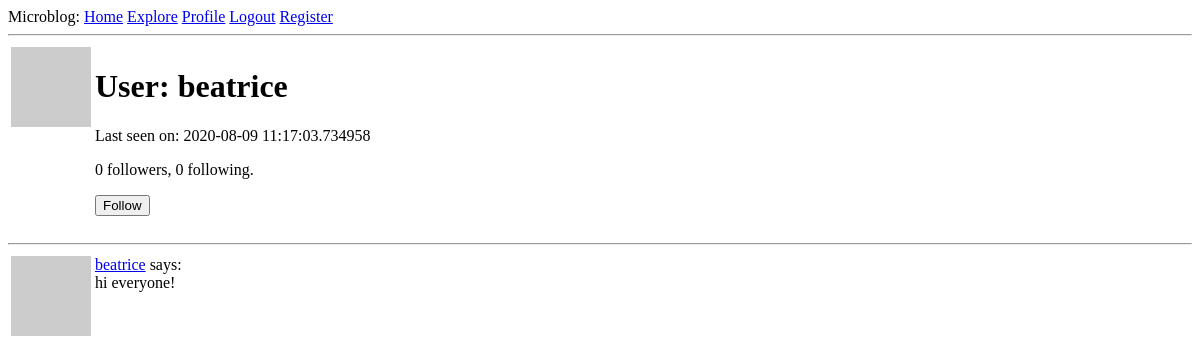
The app's page /user/beatrice (signed in), older data.
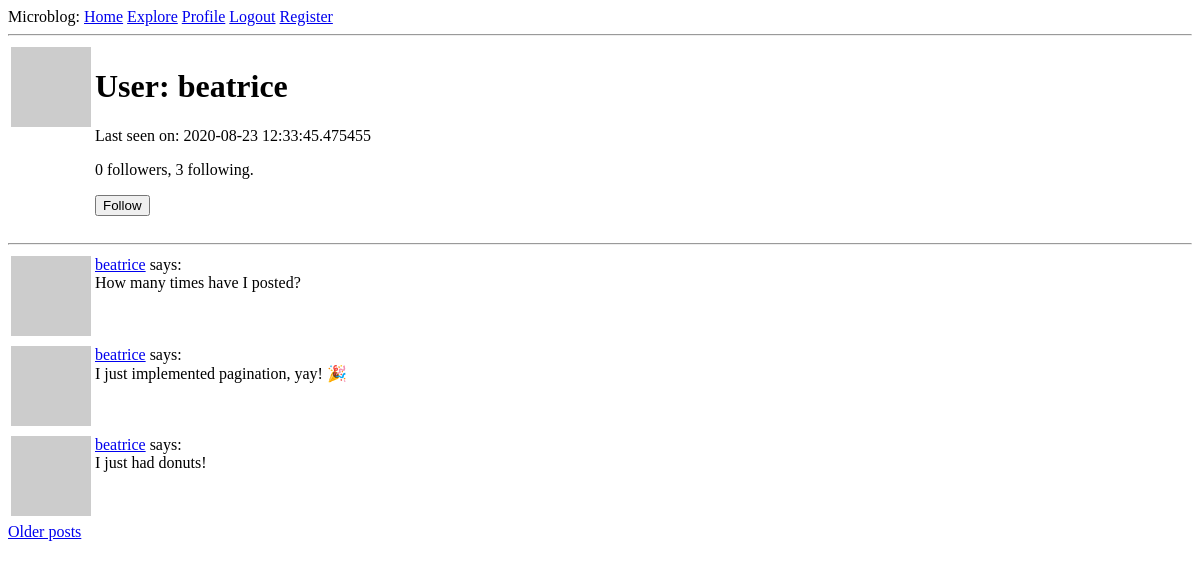
The same page, newer data.
### app/models.py (models this page shows, shortened)
class User(UserMixin, db.Model):
    id = db.Column(db.Integer, primary_key=True)
    username = db.Column(db.String(64), index=True, unique=True)
    email = db.Column(db.String(120), index=True, unique=True)
    password_hash = db.Column(db.String(128))
    posts = db.relationship('Post', backref='author', lazy='dynamic')
    about_me = db.Column(db.String(140))
    last_seen = db.Column(db.DateTime, default=datetime.utcnow)
    followed = db.relationship(
        'User', secondary=followers,
        primaryjoin=(followers.c.follower_id == id),
        secondaryjoin=(followers.c.followed_id == id),
        backref=db.backref('followers', lazy='dynamic'), lazy='dynamic')
    def avatar(self, size):
        digest = md5(self.email.lower().encode('utf-8')).hexdigest()
        return 'https://www.gravatar.com/avatar/{}?d=identicon&s={}'.format(
            digest, size)
    def is_following(self, user):
          return self.followed.filter(
						followers.c.followed_id == user.id).count() > 0

class Post(db.Model):
    id = db.Column(db.Integer, primary_key=True)
    body = db.Column(db.String(140))
    timestamp = db.Column(db.DateTime, index=True, default=datetime.utcnow)
    user_id = db.Column(db.Integer, db.ForeignKey('user.id'))

### app/routes.py (the view)
@app.route('/user/<username>')
@login_required
def user(username):
    user = User.query.filter_by(username=username).first_or_404()
    page = request.args.get('page', 1, type=int)
    posts = user.posts.order_by(Post.timestamp.desc()).paginate(page, app.config['POSTS_PER_PAGE'], False)
    next_url = url_for('user', username=user.username, page=posts.next_num) if posts.has_next else None
    prev_url = url_for('user', username=user.username, page=posts.prev_num) if posts.has_prev else None
    form = EmptyForm()
    return render_template('user.html', user=user, posts=posts.items, next_url=next_url, prev_url=prev_url, form=form)

### app/forms.py
class EmptyForm(FlaskForm):
    submit = SubmitField('Submit')

### app/models.py (called while the page is built)
@login.user_loader
def load_user(id):
    return User.query.get(int(id))

### app/routes.py (called while the page is built)
@app.before_request
def before_request():
    if current_user.is_authenticated:
        current_user.last_seen = datetime.utcnow()
        db.session.commit()

### app/templates/user.html (shortened to what this page needs)
{% extends "base.html" %} {% block content %}
<table>
  <tr valign="top">
    <td><img src="{{ user.avatar(128) }}" /></td>
    <td>
      <h1>User: {{ user.username }}</h1>
        {% if user.last_seen %}<p>Last seen on: {{ user.last_seen }}</p>{% endif %}
        <p>{{ user.followers.count() }} followers, {{ user.followed.count() }} following.</p>
        {% if user == current_user %}
        <p><a href="{{ url_for('edit_profile') }}">Edit your profile</a></p>
        {% elif not current_user.is_following(user) %}
        <p>
            <form action="{{ url_for('follow', username=user.username) }}" method="post">
                {{ form.submit(value='Follow') }}
            </form>
        </p>
        {% endif %}
    </td>
  </tr>
</table>
<hr />
{% for post in posts %} {% include '_post.html' %} {% endfor %}
{% if next_url %}
<a href="{{ next_url }}">Older posts</a>
{% endif %}
{% endblock %}

### app/templates/base.html (shortened to what this page needs)
<!DOCTYPE html>
<html class="no-js">
  <head>
    <link rel="stylesheet" href="" />
  </head>
  <body>
    <div>
      Microblog:
      <a href="{{ url_for('index') }}">Home</a>
      <a href="{{ url_for('explore') }}">Explore</a>
      {% if current_user.is_anonymous %}
      <a href="{{ url_for('login') }}">Login</a>
      {% else %}
      <a href="{{ url_for('user', username=current_user.username) }}"
        >Profile</a
      >
      <a href="{{ url_for('logout') }}">Logout</a>
      {% endif %}
      <a href="{{ url_for('register') }}">Register</a>
    </div>
    <hr />
     {% block content %}{% endblock %}
  </body>
</html>

### app/templates/_post.html
<table>
  <tr valign="top">
    <td><img src="{{ post.author.avatar(36) }}" /></td>
    <td>
      <a href="{{ url_for('user', username=post.author.username) }}"
        >{{ post.author.username }}</a
      >
      says: <br />{{ post.body }}
    </td>
  </tr>
</table>

Row changes from the older to the newer data that the page shows:
no longer on this page (row unchanged): Post: author.username "beatrice", body "hi everyone!"
changed User "beatrice": last_seen "2020-08-09 11:17:03.734958" → "2020-08-23 12:33:45.475455"
added Post: author.username "beatrice", body "How many times have I posted?"
added Post: author.username "beatrice", body "I just implemented pagination, yay! 🎉"
added Post: author.username "beatrice", body "I just had donuts!"
Text that changed along with them:
{{ user.followed.count() }}: "0" → "3"
text now shown: "Older posts"
